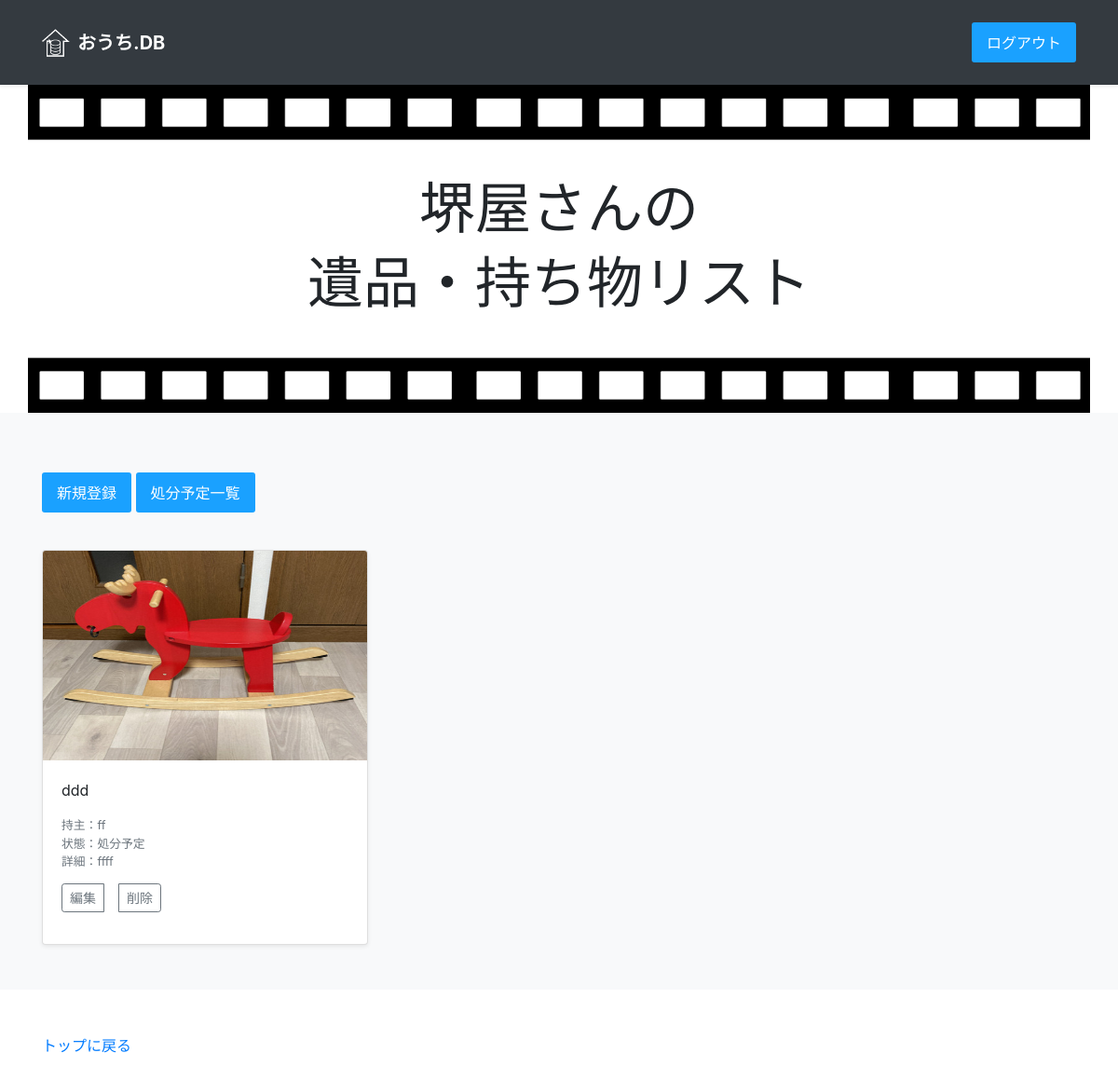
The app's page /dispose (signed in) with its own data.
### app.py (models this page shows)
class Post(db.Model):
    id = db.Column(db.Integer, primary_key=True)
    username = db.Column(db.String(20), nullable=False)
    category = db.Column(db.String(40), nullable=False)
    title = db.Column(db.String(50), nullable=False)
    status = db.Column(db.String(40), nullable=False)
    user_image_url = db.Column(db.String(120))
    sreated_at = db.Column(db.DateTime, nullable=False, default=datetime.now(pytz.timezone('Asia/Tokyo')))

### app.py (the view)
@app.route("/dispose", methods=['GET', 'POST'])
@login_required
def index2():
    if request.method == 'GET':
        posts = Post.query.all()
        user = User.query.all()
        return render_template('index2.html', posts=posts)

### app.py (called while the page is built)
@login_manager.user_loader
def load_user(user_id):
    return User.query.get(int(user_id))

### templates/index2.html (shortened to what this page needs)
{% extends "base.html" %}
{% block content %}
  <header>
      <div class="navbar navbar-dark bg-dark shadow-sm">
        <div class="container">
          <a href="#" class="navbar-brand d-flex align-items-center">
            <img src="{{ url_for('static', filename='images/ouchilogo.png')}}" width="30" height="30">
            <strong>おうち.DB</strong>
          </a>
          <button onclick="location.href='/logout'">ログアウト</button>
        </div>
      </div>
    </header>
    <main>
      <section class="py-5 text-center container back">
        <div class="row py-lg-5">
          <div class="col-lg-6 col-md-8 mx-auto">
            <h1 class="fw-light" id ="memory">堺屋さんの</h1>
            <h1 class="fw-light" id ="memory">遺品・持ち物リスト</h1>
          </div>
        </div>
      </section>
      <div class="album py-5 bg-light">
        <div class="container">
          <button onclick="location.href='/create'">新規登録</button>
          <button onclick="location.href='/create'">処分予定一覧</button><br><br>
          <div class="row row-cols-1 row-cols-sm-2 row-cols-md-3 g-3">
{% for post in posts %}
{% if post.status == "処分予定" %}
  <div class="col">
    <div class="card shadow-sm">
      <img class="bd-placeholder-img card-img-top" width="100%" height="225" src="{{ post.user_image_url }}">
      <div class="card-body">
        <p class="card-text">{{ post.title }}</p>
        <div class="d-flex justify-content-between align-items-center">
          <small class="text-muted">持主：{{ post.username }}</small>
        </div>
        <div class="d-flex justify-content-between align-items-center">
          <small class="text-muted">状態：{{ post.status }}</small>
        </div>
        <div class="d-flex justify-content-between align-items-center">
          <small class="text-muted">詳細：{{ post.category }}</small>
        </div>
        <div class="d-flex justify-content-between align-items-center">
          <div class="btn-group">
            <button type="button" onclick="location.href='/{{post.id}}/update'" class="btn btn-sm btn-outline-secondary">編集</button>
            <button type="button" onclick="location.href='/{{post.id}}/delete';return confirm('本当に削除してもよろしいですか？')" class="btn btn-sm btn-outline-secondary">削除</button>
          </div>
        </div>
  </div>
</div>
</div>
{% endif %}
{% endfor %}
</main>
    <footer class="text-muted py-5">
      <div class="container">
        <p class="float-end mb-1">
          <a href="/">トップに戻る</a>
        </p>
      </div>
    </footer>
{% endblock %}

### static/css/styles.css (style rules this page uses)
.bd-placeholder-img { font-size: 1.125rem; text-anchor: middle; -webkit-user-select: none; -moz-user-select: none; user-select: none; }
.back { background-image: url(images/film.png); background-size: contain; }
header img { margin-right: 0.5rem; }
#memory { font-size: 60px; }
button { -moz-appearance: none; -webkit-appearance: none; appearance: none; margin: 1em 0; padding: 0.6em 1em; font-size: 1em; background-color: #1aa1ff; color: #FFF; cursor: pointer; border-radius: 3px; border: 0; transition: 0.3s; }

### records on screen
Post: user_image_url (picture), title "ddd", username "ff", status "処分予定", category "ffff"
